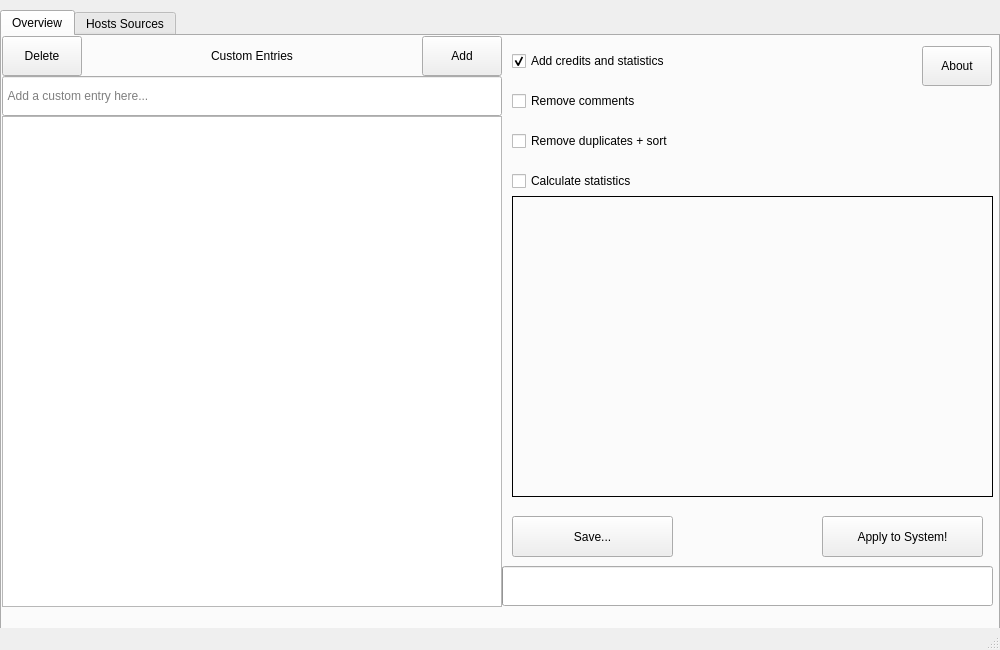
<?xml version="1.0" encoding="UTF-8"?>
<ui version="4.0">
 <class>MainWindow</class>
 <widget class="QMainWindow" name="MainWindow">
  <property name="geometry">
   <rect>
    <x>0</x>
    <y>0</y>
    <width>1000</width>
    <height>650</height>
   </rect>
  </property>
  <property name="minimumSize">
   <size>
    <width>1000</width>
    <height>650</height>
   </size>
  </property>
  <property name="maximumSize">
   <size>
    <width>1000</width>
    <height>650</height>
   </size>
  </property>
  <property name="mouseTracking">
   <bool>true</bool>
  </property>
  <property name="contextMenuPolicy">
   <enum>Qt::DefaultContextMenu</enum>
  </property>
  <property name="acceptDrops">
   <bool>true</bool>
  </property>
  <property name="windowTitle">
   <string extracomment="Console">HostsToolkit</string>
  </property>
  <property name="windowIcon">
   <iconset resource="../res.qrc">
    <normaloff>:/icon/icon.ico</normaloff>
    <normalon>:/icon/icon.ico</normalon>
    <disabledoff>:/icon/icon.ico</disabledoff>
    <disabledon>:/icon/icon.ico</disabledon>
    <activeoff>:/icon/icon.ico</activeoff>
    <activeon>:/icon/icon.ico</activeon>
    <selectedoff>:/icon/icon.ico</selectedoff>
    <selectedon>:/icon/icon.ico</selectedon>:/icon/icon.ico</iconset>
  </property>
  <widget class="QWidget" name="centralwidget">
   <widget class="QTabWidget" name="tabWidget">
    <property name="geometry">
     <rect>
      <x>0</x>
      <y>10</y>
      <width>1000</width>
      <height>620</height>
     </rect>
    </property>
    <property name="currentIndex">
     <number>0</number>
    </property>
    <widget class="QWidget" name="TabMain">
     <attribute name="title">
      <string>Overview</string>
     </attribute>
     <widget class="QListWidget" name="CustomEntriesList">
      <property name="geometry">
       <rect>
        <x>0</x>
        <y>80</y>
        <width>500</width>
        <height>491</height>
       </rect>
      </property>
      <property name="acceptDrops">
       <bool>false</bool>
      </property>
      <property name="frameShape">
       <enum>QFrame::StyledPanel</enum>
      </property>
      <property name="editTriggers">
       <set>QAbstractItemView::NoEditTriggers</set>
      </property>
      <property name="tabKeyNavigation">
       <bool>true</bool>
      </property>
      <property name="showDropIndicator" stdset="0">
       <bool>false</bool>
      </property>
      <property name="alternatingRowColors">
       <bool>true</bool>
      </property>
      <property name="uniformItemSizes">
       <bool>true</bool>
      </property>
      <property name="sortingEnabled">
       <bool>true</bool>
      </property>
     </widget>
     <widget class="QLineEdit" name="CustomEntryField">
      <property name="geometry">
       <rect>
        <x>0</x>
        <y>40</y>
        <width>500</width>
        <height>40</height>
       </rect>
      </property>
      <property name="minimumSize">
       <size>
        <width>100</width>
        <height>0</height>
       </size>
      </property>
      <property name="mouseTracking">
       <bool>false</bool>
      </property>
      <property name="acceptDrops">
       <bool>true</bool>
      </property>
      <property name="text">
       <string/>
      </property>
      <property name="frame">
       <bool>true</bool>
      </property>
      <property name="placeholderText">
       <string> Add a custom entry here...</string>
      </property>
      <property name="cursorMoveStyle">
       <enum>Qt::LogicalMoveStyle</enum>
      </property>
      <property name="clearButtonEnabled">
       <bool>true</bool>
      </property>
     </widget>
     <widget class="QCheckBox" name="RemCommentsBox">
      <property name="geometry">
       <rect>
        <x>510</x>
        <y>50</y>
        <width>221</width>
        <height>30</height>
       </rect>
      </property>
      <property name="text">
       <string>Remove comments</string>
      </property>
     </widget>
     <widget class="QCheckBox" name="RemDupsBox">
      <property name="geometry">
       <rect>
        <x>510</x>
        <y>90</y>
        <width>261</width>
        <height>30</height>
       </rect>
      </property>
      <property name="text">
       <string>Remove duplicates + sort</string>
      </property>
     </widget>
     <widget class="QCheckBox" name="AddCreditsBox">
      <property name="geometry">
       <rect>
        <x>510</x>
        <y>10</y>
        <width>401</width>
        <height>30</height>
       </rect>
      </property>
      <property name="text">
       <string>Add credits and statistics</string>
      </property>
      <property name="checked">
       <bool>true</bool>
      </property>
     </widget>
     <widget class="QPushButton" name="DeleteCustomButton">
      <property name="geometry">
       <rect>
        <x>0</x>
        <y>0</y>
        <width>80</width>
        <height>40</height>
       </rect>
      </property>
      <property name="text">
       <string>Delete</string>
      </property>
     </widget>
     <widget class="QPushButton" name="AboutButton">
      <property name="geometry">
       <rect>
        <x>920</x>
        <y>10</y>
        <width>70</width>
        <height>40</height>
       </rect>
      </property>
      <property name="text">
       <string>About</string>
      </property>
     </widget>
     <widget class="QPushButton" name="AddCustomEntryButton">
      <property name="geometry">
       <rect>
        <x>420</x>
        <y>0</y>
        <width>80</width>
        <height>40</height>
       </rect>
      </property>
      <property name="sizePolicy">
       <sizepolicy hsizetype="Fixed" vsizetype="Fixed">
        <horstretch>0</horstretch>
        <verstretch>0</verstretch>
       </sizepolicy>
      </property>
      <property name="text">
       <string>Add</string>
      </property>
     </widget>
     <widget class="QProgressBar" name="ProgressBar">
      <property name="geometry">
       <rect>
        <x>500</x>
        <y>530</y>
        <width>491</width>
        <height>40</height>
       </rect>
      </property>
      <property name="sizePolicy">
       <sizepolicy hsizetype="MinimumExpanding" vsizetype="Fixed">
        <horstretch>0</horstretch>
        <verstretch>0</verstretch>
       </sizepolicy>
      </property>
      <property name="minimumSize">
       <size>
        <width>100</width>
        <height>0</height>
       </size>
      </property>
      <property name="textVisible">
       <bool>false</bool>
      </property>
      <property name="invertedAppearance">
       <bool>false</bool>
      </property>
     </widget>
     <widget class="QPushButton" name="ApplyFileButton">
      <property name="geometry">
       <rect>
        <x>820</x>
        <y>480</y>
        <width>161</width>
        <height>41</height>
       </rect>
      </property>
      <property name="sizePolicy">
       <sizepolicy hsizetype="Minimum" vsizetype="Fixed">
        <horstretch>0</horstretch>
        <verstretch>0</verstretch>
       </sizepolicy>
      </property>
      <property name="minimumSize">
       <size>
        <width>160</width>
        <height>0</height>
       </size>
      </property>
      <property name="text">
       <string>Apply to System!</string>
      </property>
      <property name="checkable">
       <bool>false</bool>
      </property>
      <property name="checked">
       <bool>false</bool>
      </property>
      <property name="autoRepeatDelay">
       <number>0</number>
      </property>
      <property name="autoRepeatInterval">
       <number>0</number>
      </property>
      <property name="autoDefault">
       <bool>true</bool>
      </property>
      <property name="default">
       <bool>false</bool>
      </property>
      <property name="flat">
       <bool>false</bool>
      </property>
     </widget>
     <widget class="QPushButton" name="SaveToButton">
      <property name="geometry">
       <rect>
        <x>510</x>
        <y>480</y>
        <width>161</width>
        <height>41</height>
       </rect>
      </property>
      <property name="minimumSize">
       <size>
        <width>81</width>
        <height>0</height>
       </size>
      </property>
      <property name="text">
       <string>Save...</string>
      </property>
      <property name="checkable">
       <bool>false</bool>
      </property>
      <property name="checked">
       <bool>false</bool>
      </property>
     </widget>
     <widget class="QLabel" name="CustomEntriesLabel">
      <property name="geometry">
       <rect>
        <x>0</x>
        <y>0</y>
        <width>500</width>
        <height>40</height>
       </rect>
      </property>
      <property name="text">
       <string>Custom Entries</string>
      </property>
      <property name="alignment">
       <set>Qt::AlignCenter</set>
      </property>
     </widget>
     <widget class="QLabel" name="FileStats">
      <property name="geometry">
       <rect>
        <x>510</x>
        <y>160</y>
        <width>481</width>
        <height>301</height>
       </rect>
      </property>
      <property name="frameShape">
       <enum>QFrame::Box</enum>
      </property>
      <property name="text">
       <string/>
      </property>
     </widget>
     <widget class="QCheckBox" name="AddStatsBox">
      <property name="geometry">
       <rect>
        <x>510</x>
        <y>130</y>
        <width>341</width>
        <height>30</height>
       </rect>
      </property>
      <property name="text">
       <string>Calculate statistics</string>
      </property>
     </widget>
     <zorder>CustomEntriesLabel</zorder>
     <zorder>CustomEntriesList</zorder>
     <zorder>CustomEntryField</zorder>
     <zorder>RemCommentsBox</zorder>
     <zorder>RemDupsBox</zorder>
     <zorder>AddCreditsBox</zorder>
     <zorder>DeleteCustomButton</zorder>
     <zorder>AboutButton</zorder>
     <zorder>AddCustomEntryButton</zorder>
     <zorder>ProgressBar</zorder>
     <zorder>ApplyFileButton</zorder>
     <zorder>SaveToButton</zorder>
     <zorder>FileStats</zorder>
     <zorder>AddStatsBox</zorder>
    </widget>
    <widget class="QWidget" name="TabSrc">
     <attribute name="title">
      <string>Hosts Sources</string>
     </attribute>
     <widget class="QListWidget" name="FileList">
      <property name="geometry">
       <rect>
        <x>0</x>
        <y>40</y>
        <width>500</width>
        <height>530</height>
       </rect>
      </property>
      <property name="acceptDrops">
       <bool>true</bool>
      </property>
      <property name="tabKeyNavigation">
       <bool>true</bool>
      </property>
     </widget>
     <widget class="QPushButton" name="BrowseFileButton">
      <property name="geometry">
       <rect>
        <x>150</x>
        <y>0</y>
        <width>100</width>
        <height>40</height>
       </rect>
      </property>
      <property name="minimumSize">
       <size>
        <width>100</width>
        <height>0</height>
       </size>
      </property>
      <property name="text">
       <string>Browse...</string>
      </property>
     </widget>
     <widget class="QLabel" name="FilesText">
      <property name="geometry">
       <rect>
        <x>0</x>
        <y>0</y>
        <width>151</width>
        <height>41</height>
       </rect>
      </property>
      <property name="text">
       <string>Files</string>
      </property>
      <property name="alignment">
       <set>Qt::AlignCenter</set>
      </property>
     </widget>
     <widget class="QPushButton" name="DeleteFileButton">
      <property name="geometry">
       <rect>
        <x>400</x>
        <y>0</y>
        <width>100</width>
        <height>40</height>
       </rect>
      </property>
      <property name="text">
       <string>Delete</string>
      </property>
     </widget>
     <widget class="QListWidget" name="UrlsList">
      <property name="geometry">
       <rect>
        <x>500</x>
        <y>40</y>
        <width>500</width>
        <height>530</height>
       </rect>
      </property>
     </widget>
     <widget class="QLabel" name="NetworkText">
      <property name="geometry">
       <rect>
        <x>500</x>
        <y>0</y>
        <width>231</width>
        <height>41</height>
       </rect>
      </property>
      <property name="text">
       <string>Network URLs</string>
      </property>
      <property name="alignment">
       <set>Qt::AlignCenter</set>
      </property>
     </widget>
     <widget class="QPushButton" name="DeleteUrlButton">
      <property name="geometry">
       <rect>
        <x>890</x>
        <y>0</y>
        <width>100</width>
        <height>40</height>
       </rect>
      </property>
      <property name="text">
       <string>Delete</string>
      </property>
     </widget>
     <widget class="QPushButton" name="AddUrlButton">
      <property name="geometry">
       <rect>
        <x>710</x>
        <y>0</y>
        <width>100</width>
        <height>41</height>
       </rect>
      </property>
      <property name="minimumSize">
       <size>
        <width>100</width>
        <height>0</height>
       </size>
      </property>
      <property name="text">
       <string>Browse...</string>
      </property>
     </widget>
     <widget class="Line" name="line">
      <property name="geometry">
       <rect>
        <x>500</x>
        <y>0</y>
        <width>3</width>
        <height>1200</height>
       </rect>
      </property>
      <property name="orientation">
       <enum>Qt::Vertical</enum>
      </property>
     </widget>
     <widget class="QPushButton" name="LoadSystemHosts">
      <property name="geometry">
       <rect>
        <x>250</x>
        <y>0</y>
        <width>150</width>
        <height>40</height>
       </rect>
      </property>
      <property name="minimumSize">
       <size>
        <width>150</width>
        <height>0</height>
       </size>
      </property>
      <property name="text">
       <string>Load system</string>
      </property>
      <property name="checkable">
       <bool>true</bool>
      </property>
      <property name="autoRepeatDelay">
       <number>0</number>
      </property>
      <property name="autoRepeatInterval">
       <number>0</number>
      </property>
     </widget>
    </widget>
   </widget>
  </widget>
  <widget class="QStatusBar" name="Stats"/>
 </widget>
 <resources>
  <include location="../res.qrc"/>
 </resources>
 <connections/>
</ui>
